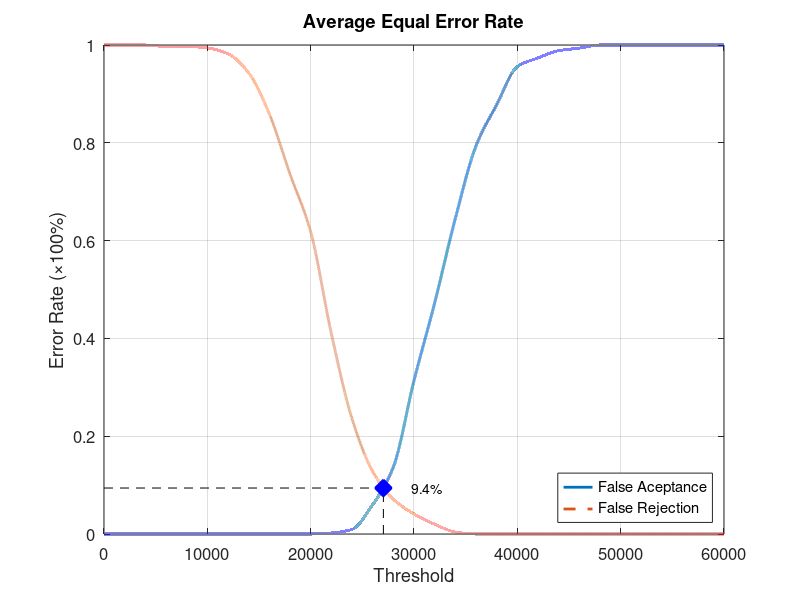
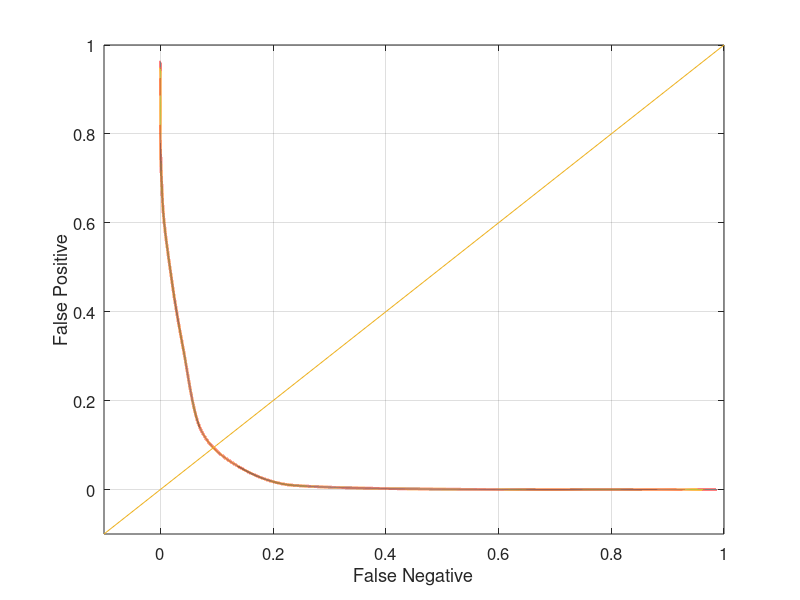

Source code (MATLAB) for these figures, in order:
function yEER = Database3Average
close all;
clear;
clc;
x = 0:2000:60000;
xq = 0:0.5:60000;

y0 = [0 0 0 0 0 0 0 0 0 0 0 0.00210526 0.00947368 0.06 0.136842 0.313684 0.472632 0.645263 0.793684 0.877895 0.955789 0.973684 0.988421 0.993684 1 1 1 1 1 1 1];
yy0 = interp1(x, y0, xq, 'pchip');
y1 = [1 1 1 0.997 0.997 0.994 0.982 0.943 0.859 0.736 0.618 0.41 0.236 0.128 0.071 0.041 0.02 0.004 0 0 0 0 0 0 0 0 0 0 0 0 0];
yy1 = interp1(x, y1, xq, 'pchip');

% Calculating EER: 
y2 = abs(y0 - y1);
find(y2 == min(y2))
yy2 = abs(yy0 - yy1);
xEER = find(yy2 == min(yy2));
xEERIndex = xq(xEER) % X-axis EER
yEER = yy0(xEER) % Y-axis EER

main = figure
plot(xq, yy0,'-','LineWidth', 2);	hold on
plot(xq, yy1,'--','LineWidth', 2);	hold on
plot([xEERIndex xEERIndex], [0 yEER], 'k--');	hold on
plot([0 xEERIndex], [yEER yEER], 'k--');	hold on
plot(xEERIndex, yEER, 'bx', 'LineWidth', 10);	hold on
text(xEERIndex + 10 * xEERIndex / 100, yEER, [num2str(round((10000 * yEER)) / 100) '%'])
legend('False Aceptance', 'False Rejection', 'Location', 'SouthEast')
xlabel('Threshold')
ylabel('Error Rate (\times100%)')
title('Average Equal Error Rate')
set(gca, 'FontSize', 12)
axis([0 60000 0 1])
grid on

print(main, 'Database3AverageMain', '-dpng');
FNRxFPR = figure('Color', [1 1 1]);
plot(yy1, yy0, '-', yy1, yy0, 'LineWidth', 2);
hold on
y = -0.1:0.1:1
plot(y, y); 
set(gca, 'FontSize', 12)
xlabel('False Negative')
ylabel('False Positive')
axis([-0.1 1 -0.1 1])
set(gca, 'FontSize', 12)
grid on

print(FNRxFPR, 'Database3AverageFNRxFPR','-dpng');
end
